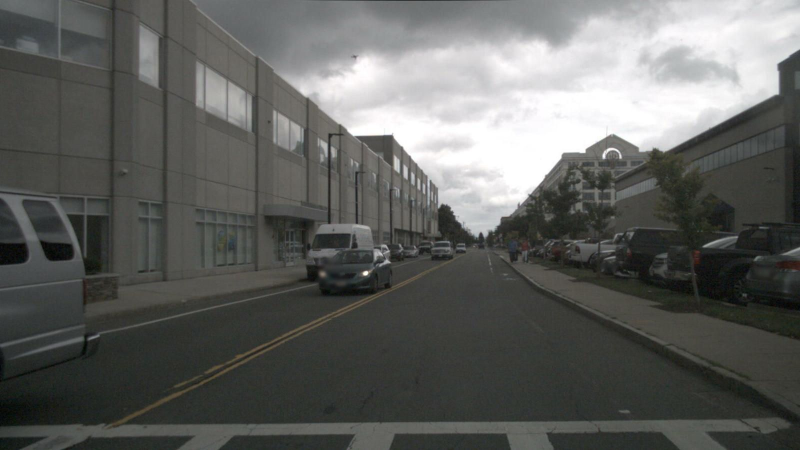
#> input picture Analysis/nuScenes/images/n008-2018-07-26-12-13-50-0400__CAM_FRONT__1532621821412404.jpg, 1600 x 900 px, given in place of 08-2018-05-21-11-06-59-0400__CAM_FRONT__1526915293412465.jpg, which was not available (shown at 1/2 size)
$ python visualize.py
#> lines starting #> are read from the running program, lines starting #| are printed output that depends on the picture; after the words box and inside, x2 and y2 are one past the last pixel; in counts of white or black regions, pixels touching at a corner belong together
import os
from os import walk, getcwd
import json
from typing import List, Any
from PIL import Image
from tqdm import tqdm
import argparse
import cv2
import numpy as np


label_path = "/media/william/blueicedrive/Github/2D_label_parser/labels/"
image_path = "/media/william/blueicedrive/datasets/NuScenes/annotated_images/n008-2018-05-21-11-06-59-0400__CAM_FRONT__1526915293412465.jpg"

import cv2

# Function to display image with bounding box
def displayImage(image_path, bbox_corners):
    # Load the image
    image = cv2.imread(image_path)
#> image is the input picture: shape (900, 1600, 3); mean B, G, R 94.6, 97.4, 96.2

    # Ensure the image is loaded
    if image is None:
        print(f"Error: Could not load image {image_path}")
        return

    # [10 lines of commented-out code are left out]
    x, y, w, h = bbox_corners

    # Convert floating point to integers (pixel values)
    x_min = int((x-w/2)*1800)
    x_max = int((x+w/2)*1800)
    y_min = int((y-h/2)*900)
    y_max = int((y+h/2)*900)

    # Draw the bounding box on the image using the coordinates
    cv2.rectangle(image, (x_min, y_min), (x_max, y_max), color=(0, 255, 0), thickness=2)
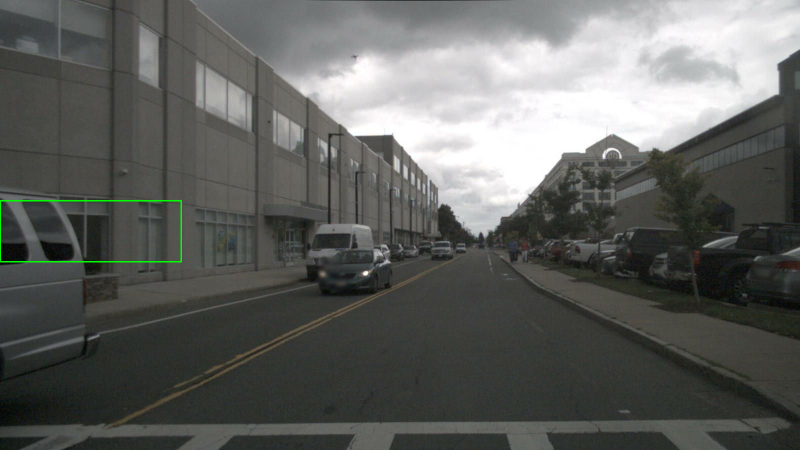
#> image: shape (900, 1600, 3) (shown at 1/2 size); 0.19% of pixels changed, all inside (x1, y1, x2, y2) = (0, 400, 364, 525)

    # Show the image with the bounding box
    cv2.imshow("Bounding Box", image)
    cv2.waitKey(0)
    cv2.destroyAllWindows()

# Test data: bbox_corners and image path
bbox_corners = [0.10070463668337663, 0.5143771867324058, 0.20140927336675327, 0.13549643982435575]

# Call the function to display the image with the bbox
displayImage(image_path, bbox_corners)

$ run again, on Analysis/nuScenes/images/n008-2018-07-26-12-13-50-0400__CAM_FRONT__1532621827862404.jpg
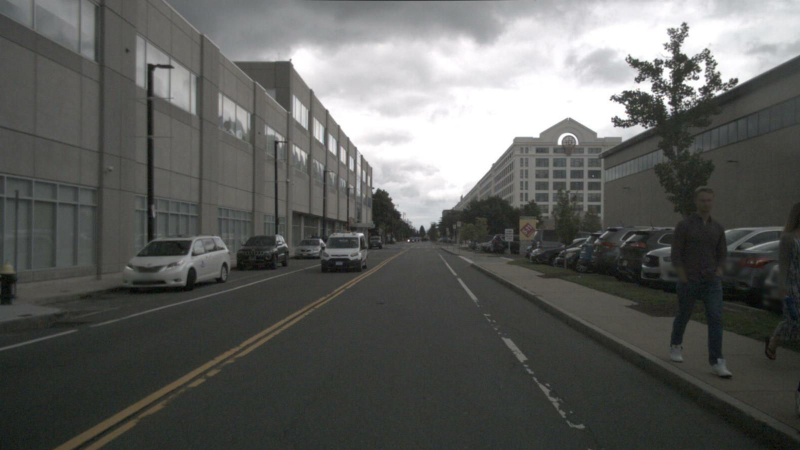
#> input picture Analysis/nuScenes/images/n008-2018-07-26-12-13-50-0400__CAM_FRONT__1532621827862404.jpg, 1600 x 900 px, given in place of 08-2018-05-21-11-06-59-0400__CAM_FRONT__1526915293412465.jpg, which was not available (shown at 1/2 size)
#> in displayImage, image is the input picture: shape (900, 1600, 3); mean B, G, R 92.7, 95.3, 94.1
#> in displayImage, `cv2.rectangle(image, (x_min, y_min), (x_max, y_max), color=(0, 255, 0)..`:
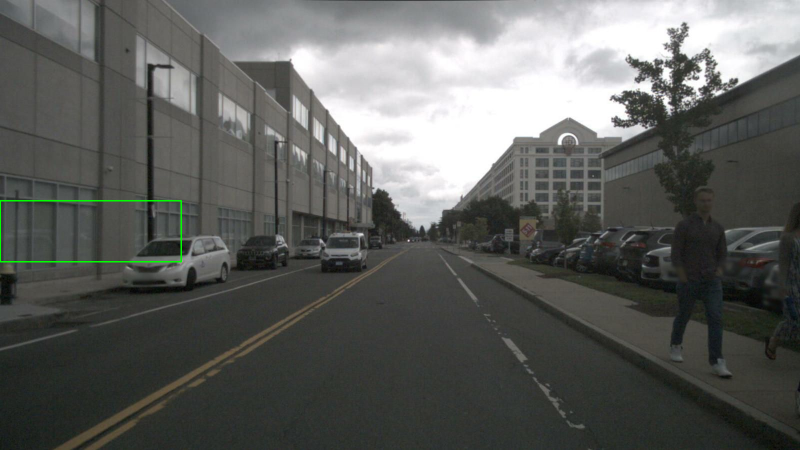
#> image: shape (900, 1600, 3) (shown at 1/2 size); 0.19% of pixels changed, all inside (x1, y1, x2, y2) = (0, 400, 364, 525)

$ run again, on Analysis/nuScenes/images/n008-2018-07-26-12-13-50-0400__CAM_FRONT__1532621975662404.jpg
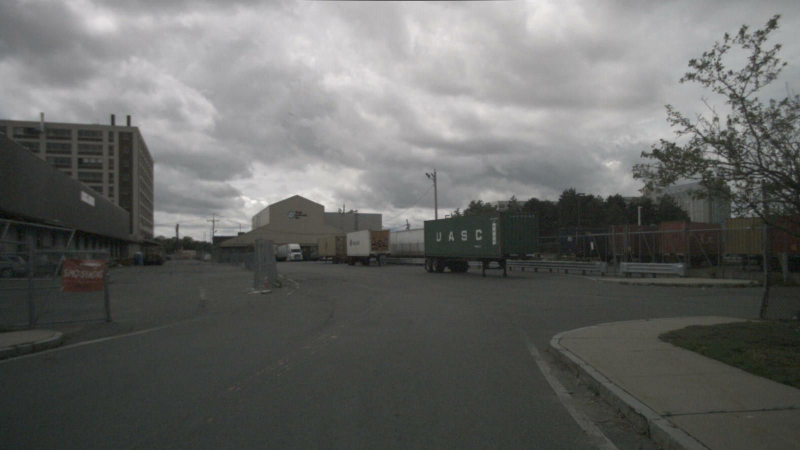
#> input picture Analysis/nuScenes/images/n008-2018-07-26-12-13-50-0400__CAM_FRONT__1532621975662404.jpg, 1600 x 900 px, given in place of 08-2018-05-21-11-06-59-0400__CAM_FRONT__1526915293412465.jpg, which was not available (shown at 1/2 size)
#> in displayImage, image is the input picture: shape (900, 1600, 3); mean B, G, R 100.9, 103.1, 102.1
#> in displayImage, `cv2.rectangle(image, (x_min, y_min), (x_max, y_max), color=(0, 255, 0)..`:
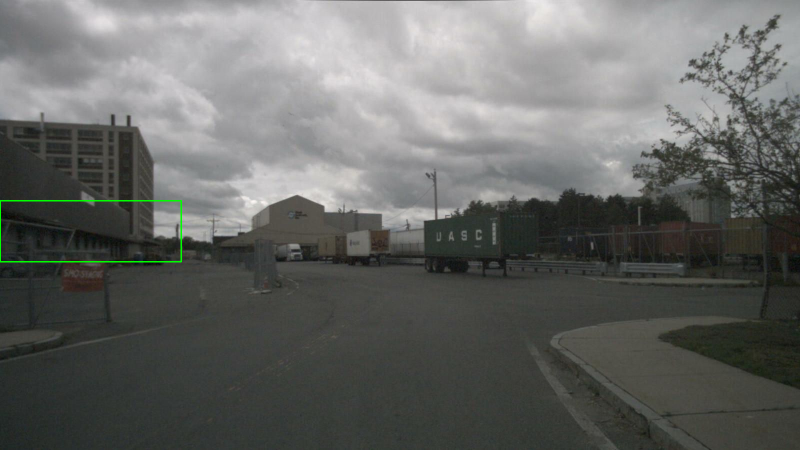
#> image: shape (900, 1600, 3) (shown at 1/2 size); 0.19% of pixels changed, all inside (x1, y1, x2, y2) = (0, 400, 364, 525)
